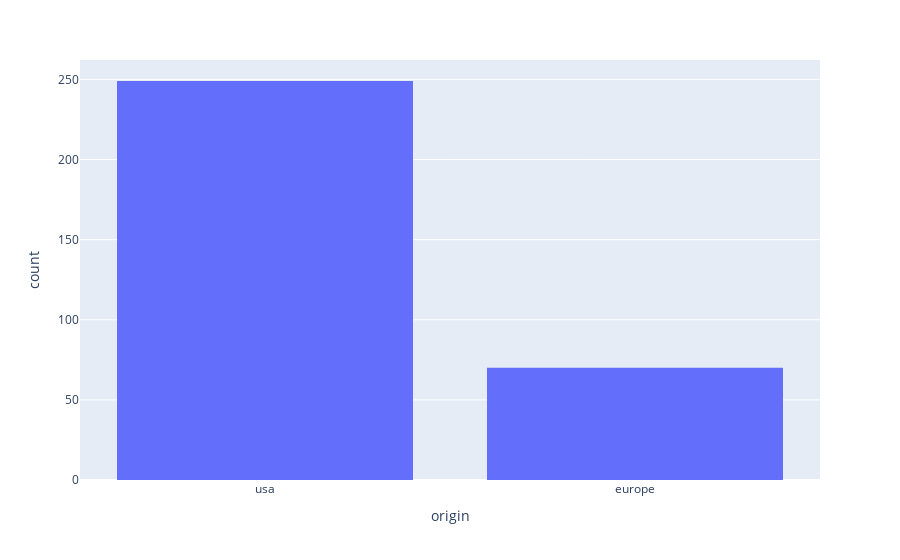

The cell this chart's notebook holds for it:
### Markdown cell above
Histogram with count of origin:

### Code cell
fig_h3 = px.histogram(data_frame=n_df, x= 'origin' )
fig_h3.show()

### Figure 1 — Plotly figure (JSON) as saved in the notebook; plotly's stock layout.template omitted (floating-point values rounded to 4 significant figures; data arrays with more than 128 entries replaced by an {"elided": "..."} marker saying what was removed)
{"data": [{"alignmentgroup": "True", "bingroup": "x", "hovertemplate": "origin=%{x}<br>count=%{y}<extra></extra>", "legendgroup": "", "marker": {"color": "#636efa"}, "name": "", "offsetgroup": "", "orientation": "v", "showlegend": false, "type": "histogram", "x": {"elided": "319 str values"}, "xaxis": "x", "yaxis": "y"}], "layout": {"barmode": "relative", "legend": {"tracegroupgap": 0}, "margin": {"t": 60}, "xaxis": {"anchor": "y", "domain": [0, 1], "title": {"text": "origin"}}, "yaxis": {"anchor": "x", "domain": [0, 1], "title": {"text": "count"}}}}
